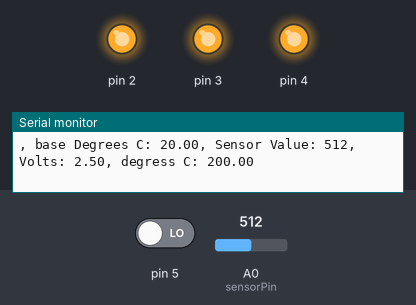
Recording of a sketch running on a simulated Arduino Uno, built with avr-gcc and run on an emulated ATmega328P. Parts: output pins drawn as LEDs (lit = HIGH), the last lines printed to the serial monitor. The test bench sets the inputs (shaded band); at power-on: A0 (sensorPin) = 512, pin 5 LOW.

Above: at 1.2 s.
1.3 s: A0 (sensorPin) set to 144
4.3 s: A0 (sensorPin) set to 138
At 5.3 s:
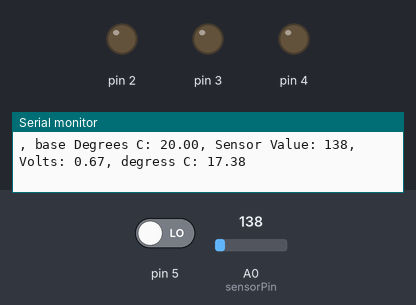
10.4 s: A0 (sensorPin) set to 306
At 11.7 s:
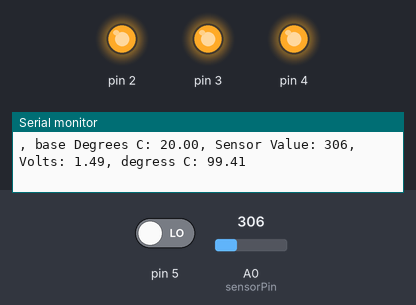
Timing chart, 0 to 13.4 s (numbered marks = the images above; inputs shaded):
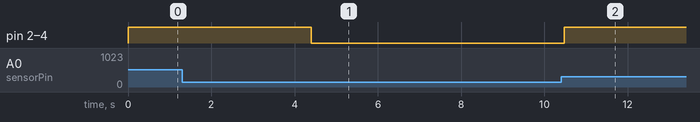

The sketch:

heatDetect.ino
```cpp
const int sensorPin = A0;
double base = 20.0;
int baseBtn = 0;

void setup() {
  // put your setup code here, to run once:
  Serial.begin(9600);

  for(int pinNumber = 2; pinNumber<5; pinNumber++){
    pinMode(pinNumber, OUTPUT);
    digitalWrite(pinNumber, LOW);
  }

  pinMode(5, INPUT);

}

void loop() {
  // put your main code here, to run repeatedly:
  int sensorVal = analogRead(sensorPin);
  Serial.print("Sensor Value: ");
  Serial.print(sensorVal);

  float voltage = (sensorVal/1024.0) * 5.0;
  Serial.print(", Volts: ");
  Serial.print(voltage);

  Serial.print(", degress C: ");
  float temp = (voltage - .5) * 100;
  Serial.println(temp);

  Serial.print(", base Degrees C: ");
  Serial.print(base);
  Serial.print(", ");

  baseBtn = digitalRead(5);
  if(baseBtn == HIGH){
    Serial.println("Pressed");
    base = temp;
  }

  if(temp < base){
    digitalWrite(2, LOW);
    digitalWrite(3, LOW);
    digitalWrite(4, LOW);
  }else if(temp >= base+2 && temp < base+4){
    digitalWrite(2, HIGH);
    digitalWrite(3, LOW);
    digitalWrite(4, LOW);
  }else if(temp >= base+4 && temp < base+6){
    digitalWrite(2, HIGH);
    digitalWrite(3, HIGH);
    digitalWrite(4, LOW);
  }else if(temp >= base+6){
    digitalWrite(2, HIGH);
    digitalWrite(3, HIGH);
    digitalWrite(4, HIGH);
    }
    delay(1);
}
```

Measured:
- the behaviour switches between 144 and 143 on A0 (sensorPin) (found by bisection; images 0 and 1)
- after the input at 4.3 s, pin 2–4: HIGH → LOW after 0.10 s
- after the input at 10.4 s, pin 2–4: LOW → HIGH after 0.08 s
